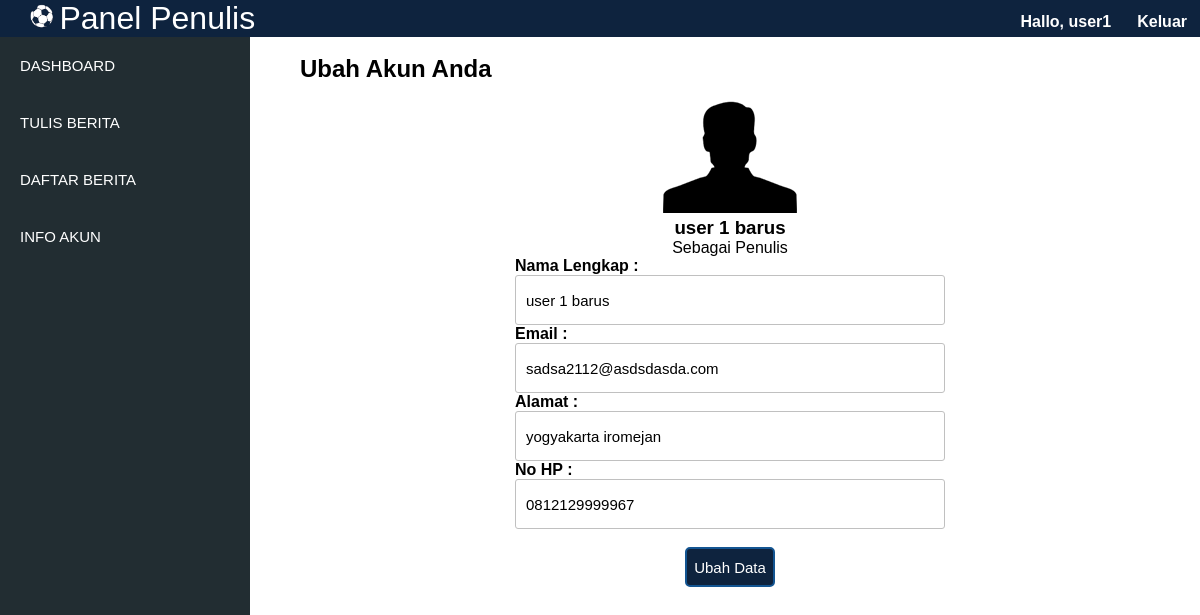
The app's page /editakun.php (signed in) with its own data.
### tables this page shows
CREATE TABLE IF NOT EXISTS `user` (
  `iduser` int(50) NOT NULL AUTO_INCREMENT,
  `username` varchar(30) NOT NULL,
  `password` varchar(140) NOT NULL,
  `email` varchar(50) NOT NULL,
  `nohp` varchar(100) NOT NULL,
  `alamat` varchar(255) NOT NULL,
  `nama_lengkap` varchar(50) NOT NULL,
  `level` varchar(30) NOT NULL,
  PRIMARY KEY (`iduser`)
);

### editakun.php (the view, shortened to what this page needs)
<?php
  include("koneksi.php");
  $idku = $_SESSION['iduser'];
  $query = "select * from user where iduser=".$idku;
  $hasil = mysqli_query($connect,$query);
  while($data = mysqli_fetch_assoc($hasil))
  {
    ?>
<!DOCTYPE html>
<html lang="id">
<head>
  <link href="style.css" rel="stylesheet" type="text/css" >
</head>
<body>
<header class= head-penulis>
  <img class=bola src="img/fav.png">
<a href="index.php"><span class="judul-head">Panel Penulis</span></a>
  <a href="logout.php" class="keluar"><b>Keluar</b></a>
<?php
  echo "<strong><a class='keluar'>Hallo, ".$_SESSION['username']."</a></strong>";
 ?>
</header>
<aside id="sidebar">
    <ul >
      <li class="sidebar-dua">
    <a href="penulis.php">DASHBOARD</a>
  </li>
  <li class="sidebar-dua">
    <a href="tulis.php">TULIS BERITA</a>
  </li>
  <li class="sidebar-dua">
    <a href="daftarberita-penulis.php">DAFTAR BERITA</a>
  </li>
  <li class="sidebar-dua">
    <a href="info.php">INFO AKUN</a>
  </li>
    </ul>
  </aside>
  <section class="tulis-satu">
    <div class="tulis-dua">
        <p>&nbsp;</p>
        <h1>Ubah Akun Anda</h1>
    </div>
    <div id="tulis">
      <div class="profile">
        <img src="img/profile.png">
        <br>
        <?php
          $query = "select * from user";
          $hasil = mysqli_query($connect,$query);
          $user = $_SESSION["iduser"];
          while ($data = mysqli_fetch_assoc($hasil)){
            if ($user==$data['iduser']) {
            echo "<h3>".$data['nama_lengkap']."</h3>";
            echo "<p>Sebagai Penulis</p>";
            ?>
            <form id="akun" action="editakun.php?id=<?php echo $idku; ?>" method="post" enctype="multipart/form-data">
            <h4 class="left">Nama Lengkap : </h4><input class="edit-akun" type="text" value="<?php echo $data['nama_lengkap']; ?>" name="naleng"></input>
            <h4 class="left">Email : </h4><input class="edit-akun" value="<?php echo $data['email']; ?>" name="email" cols="50" rows="10"></input>
          <h4 class="left">Alamat : </h4><input class="edit-akun" value="<?php echo $data['alamat']; ?>" name="alamat" cols="50" rows="10"></input>
          <h4 class="left">No HP : </h4><input class="edit-akun" value="<?php echo $data['nohp']; ?>" name="nohp" cols="50" rows="10"></input>
          <br/>
        <input type="submit" class="ubah" name="edit" value="Ubah Data">
      </form>
            <?php
            }
          }
        ?>
      </div>
    </div>
    </section>
<body>
</body>
</html>
<?php
}
?>

### style.css (style rules this page uses)
* { box-sizing:border-box; margin:0 auto; }
html,body { height:100%; font-family: tahoma, Helvetica; }
ul li { list-style-type:none; color: white; }
a { text-decoration: none; }
a:link { color: white; }
input { padding: 3px; border: 1px solid #999; }
.edit-akun { border:1px solid silver; border-radius:3px; font-size:15px; height:50px; padding:0 10px; display:block; width: 50%; }
.head-penulis { background-color:#0E233E; padding-left:30px; }
.keluar { font-size:1em; color:white; float:right; margin:13px; }
.bola { width:25px; height:25px; }
.judul-head { color:white; font-size:2em; }
aside { background-color:#222D32; float:left; font-size: 15px; width: 250px; position: static; min-height: 100%; }
ul li.sidebar-dua { padding:20px 0px 20px 20px; margin-left:-40px; }
#tulis { margin-left:300px; margin-right: 40px; }
.tulis-dua { margin-left:300px; padding-bottom:10px; }
.ubah { cursor:pointer; height:40px; width:90px; display:block; background-color:#0E233E; color:white; font-size:15px; border:2px solid #135592; border-radius:5px; }
.profile { text-align:center; }
.left { text-align: left; width: 50%; }

### records on screen
user: nama_lengkap "user 1 barus", naleng "user 1 barus", email "sadsa2112@asdsdasda.com", alamat "yogyakarta iromejan", nohp "0812129999967"
